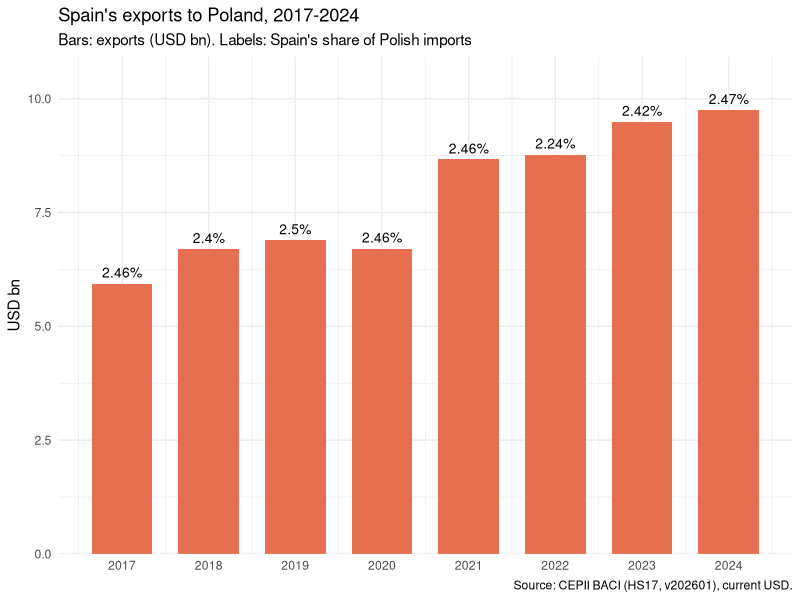

Write the R code that produced this figure. (Note: this script raises an error after producing the figure.)
## ---- chunk 1
# Setup: libraries and the processed data created by the scripts in /R
library(tidyverse)
library(knitr)

hs2_year    <- read_csv("../data/processed/hs2_year.csv", show_col_types = FALSE)
opportunity <- read_csv("../data/processed/opportunity_hs2.csv", show_col_types = FALSE)

# Names of the HS2 chapters that appear in the tables
hs2_names <- tribble(
  ~hs2, ~chapter,
  87, "Vehicles",
  85, "Electrical equipment",
  84, "Machinery",
  72, "Iron and steel",
  39, "Plastics",
  38, "Miscellaneous chemicals",
  30, "Pharmaceuticals",
  33, "Cosmetics and perfumery",
  29, "Organic chemicals",
  61, "Apparel (knitted)",
  62, "Apparel (woven)",
  15, "Fats and oils",
  8,  "Fruit and nuts",
  7,  "Vegetables",
  2,  "Meat"
)
## ---- chunk 2
# Totals by year, summing all HS2 chapters
totals <- hs2_year |>
  group_by(year) |>
  summarise(
    poland_imports = sum(poland_imports_kusd) / 1e6,
    from_spain     = sum(from_spain_kusd) / 1e6,
    .groups = "drop"
  ) |>
  mutate(share = 100 * from_spain / poland_imports)
## ---- chunk 3
#| fig-width: 8
#| fig-height: 4.5
ggplot(totals, aes(x = year, y = from_spain)) +
  geom_col(fill = "#e76f51", width = 0.7) +
  geom_text(aes(label = paste0(round(share, 2), "%")), vjust = -0.6, size = 3.5) +
  scale_x_continuous(breaks = 2017:2024) +
  scale_y_continuous(expand = expansion(mult = c(0, 0.12))) +
  labs(
    title = "Spain's exports to Poland, 2017-2024",
    subtitle = "Bars: exports (USD bn). Labels: Spain's share of Polish imports",
    x = NULL, y = "USD bn",
    caption = "Source: CEPII BACI (HS17, v202601), current USD."
  ) +
  theme_minimal()
## ---- chunk 4
knitr::include_graphics("../output/figures/opportunity_map.png")
## ---- chunk 5
gap <- opportunity |>
  filter(!hs2 %in% c(27, 93)) |>
  mutate(value_gap_usd_m = share_change_pp / 100 * market_2024_usd_bn * 1000) |>
  left_join(hs2_names, by = "hs2")

# Helper to format a table of chapters
fmt <- function(d) {
  d |>
    transmute(
      Chapter = paste0(coalesce(chapter, "Other"), " (HS ", hs2, ")"),
      `Polish imports 2024 (USD bn)` = round(market_2024_usd_bn, 1),
      `Spain share 2019 (%)` = round(spain_share_2019, 1),
      `Spain share 2024 (%)` = round(spain_share_2024, 1),
      `Change (pp)` = round(share_change_pp, 1),
      `Value gap (USD m)` = round(value_gap_usd_m)
    )
}
## ---- chunk 6
gap |> arrange(value_gap_usd_m) |> head(6) |> fmt() |> kable()
## ---- chunk 7
gap |> arrange(desc(value_gap_usd_m)) |> head(6) |> fmt() |> kable()
## ---- chunk 8
knitr::include_graphics("../output/figures/cars_index.png")
## ---- chunk 9
read_csv("../data/processed/cars_competitors.csv", show_col_types = FALSE) |>
  mutate(country_name = if_else(str_detect(country_name, "rkiye"), "Türkiye", country_name)) |>
  head(10) |>
  transmute(
    Exporter = country_name,
    `Exports to Poland 2024 (USD bn)` = round(imports_2024_usd_bn, 2),
    `Share 2019 (%)` = round(share_pct_2019, 1),
    `Share 2024 (%)` = round(share_pct_2024, 1),
    `Change (pp)` = round(share_change_pp, 1)
  ) |>
  kable()
